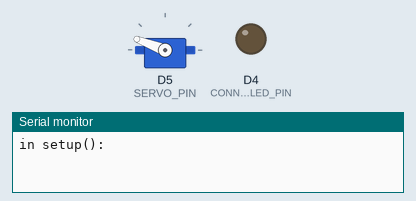
Recording of a sketch running on a simulated ESP8266 (NodeMCU). On the bench: servo, output pins drawn as LEDs (lit = HIGH), the last lines printed to the serial monitor. WiFi joins after 1.5 s; servers stay silent unless stated; uploads are accepted with an empty reply.

Above: at 1.7 s.
At 4.3 s:
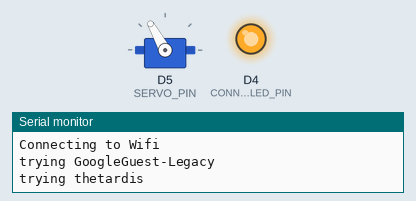
At 14.3 s:
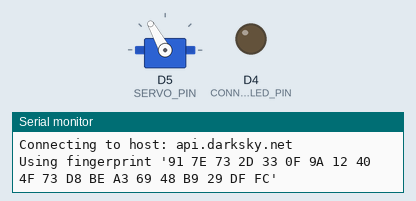
At 16.4 s:
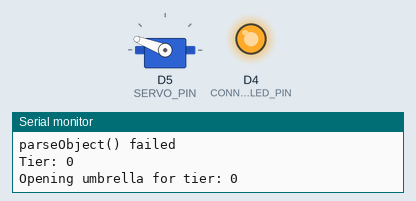
Timing chart, 0 to 17.9 s (numbered marks = the images above):
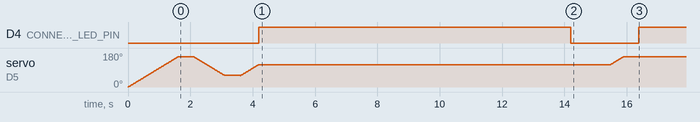

The sketch:

leaper.ino
```cpp
/* leaper
  Part of the World Weather Wayback machine project

  by Raymond Blum raygeeknyc@

  http://www.github.com/raygeeknyc/leaper
*/

#include <Servo.h>
#include <time.h>
#include <ESP8266WiFi.h>

#include <ArduinoJson.h>

// North America
float COORDINATES_NYC [] = {40.7, -74.0};
float COORDINATES_SASKATCHEWAN [] = {52.94, -106.45};
// Africa
float COORDINATES_YAOUNDE [] = {3.84, 11.5};
float COORDINATES_GABARONE [] = { -24.6, 25.9};
// South America
float COORDINATES_SANTIAGO [] = { -33.45, -70.67};
float COORDINATES_GEORGETOWN [] = {6.8, -58.156};
// Europe
float COORDINATES_BUCHAREST [] = {44.4, 26.1};
float COORDINATES_DUBLIN [] = {53.35, -6.26};
// Asia
float COORDINATES_SEOUL [] = {37.57, 126.98};
float COORDINATES_CHENNAI [] = {13.08, 80.27};
// Australia and Oceania
float COORDINATES_PERTH [] = { -31.96, 115.86};
float COORDINATES_SUVA [] = { -18.12, 178.45};

// Where this device is homed
float* HOME_COORDINATES = COORDINATES_NYC;

#define _DEFAULT_POLL_DELAY_MS 300000
long poll_delay;

#define HOST_CONNECT_RETRIES 5

#define WIFI_RETRY_MILLIS 10000

#define CONNECTION_LED_PIN 2
#define ACTION_LED_PIN LED_BUILTIN

#define SERVO_PIN 14
#define UMBRELLA_CENTER 120
#define UMBRELLA_OPEN 60
#define UMBRELLA_CLOSED 160

#define RAIN_LABEL1 "rain"
#define RAIN_LABEL2 "Rain"
#define SNOW_LABEL1 "snow"
#define SNOW_LABEL2 "Snow"
#define SLEET_LABEL1 "sleet"
#define SLEET_LABEL2 "Sleet"
#define HAIL_LABEL1 "hail"
#define HAIL_LABEL2 "Hail"
#define MOSTLY_CLOUDY_LABEL1 "Mostly Cloudy"
#define MOSTLY_CLOUDY_LABEL2 "Overcast"

#define WEATHER_CLEAR 0
#define WEATHER_CLOUDY 1
#define WEATHER_RAINING 2

#define WEATHER_CLEAR_THRESHOLD 0.2
#define WEATHER_RAINING_THRESHOLD 0.7

const char* primary_wifi_ssid     = "GoogleGuest-Legacy";
const char* primary_wifi_password = "";

const char* backup_wifi_ssid     = "thetardis";
const char* backup_wifi_password = "SETME";

const int HTTPS_PORT = 443;
const char* ziggy_host = "ziggy-214721.appspot.com";
const char* ziggy_fingerprint = "";

const char* weather_host = "api.darksky.net";
const char weather_fingerprint[] PROGMEM = "91 7E 73 2D 33 0F 9A 12 40 4F 73 D8 BE A3 69 48 B9 29 DF FC";

const char* DATETIME_LABEL = "datetime=";
const char* DELAY_LABEL = "delay=";

long target;
int weather_tier;

Servo myServo;
int currentServoPosition;

const char* WEATHER_SERVICE = "https://api.darksky.net/forecast/";
const char* WEATHER_PARAMS = "lang=en&units=si&exclude=minutely,hourly,daily,alerts,flags";
const char* WEATHER_API_KEY = "e24d598b3b345285582680e5062706b6";
                              const char* WEATHER_RESPONSE_FIELD_LABEL = "precipProbability";

void SetActionLEDOn()
{
  digitalWrite(ACTION_LED_PIN, false);
}

void SetActionLEDOff()
{
  digitalWrite(ACTION_LED_PIN, true);
}

void SetConnectionLEDOn()
{
  digitalWrite(CONNECTION_LED_PIN, false);
}

void SetConnectionLEDOff()
{
  digitalWrite(CONNECTION_LED_PIN, true);
}

void MoveServoToPosition(int position, int speed)
{
  if (position < currentServoPosition)
  {
    for (int i = currentServoPosition; i > position; i--)
    {
      myServo.write(i);
      delay(speed);
    }
  }
  else if (position > currentServoPosition)
  {
    for (int i = currentServoPosition; i < position; i++)
    {
      myServo.write(i);
      delay(speed);
    }
  }
  currentServoPosition = position;
}

void setup() {
  Serial.begin(115200);
  Serial.print("in setup(): ");

  target = 0L;
  poll_delay = _DEFAULT_POLL_DELAY_MS;
  pinMode(CONNECTION_LED_PIN, OUTPUT);
  pinMode(ACTION_LED_PIN, OUTPUT);
  myServo.attach(SERVO_PIN);
  MoveServoToPosition(UMBRELLA_CLOSED, 10);
  delay(500);
  MoveServoToPosition(UMBRELLA_OPEN, 10);
  delay(500);
  MoveServoToPosition(UMBRELLA_CENTER, 10);
  SetActionLEDOff();
  WiFi.disconnect();
  SetConnectionLEDOff();

  long delay_ms = -1;
  //delay_ms = getDelay();
  if (delay_ms > 0) {
    poll_delay = delay_ms;
  }

  weather_tier = -1;
}

char* getWeatherSummary(float COORDINATES[], long target_timestamp) {

  char url[256];
  // Example query: https://api.darksky.net/forecast/271428dae50898a27f9af234f1497b19/40.7,-84.0,1296216000?exclude=minutely,hourly,daily,alerts,flags
  sprintf(url, "/forecast/%s/%f,%f,%ld?exclude=minutely,hourly,daily,alerts,flags&units=si",
          WEATHER_API_KEY, COORDINATES[0], COORDINATES[1], target_timestamp);

  return getHttpsResponse(weather_host, weather_fingerprint, url);
}

void trySSID(const char* wifi_ssid, const char* wifi_password) {
  Serial.print("trying ");
  Serial.println(wifi_ssid);
  WiFi.begin(wifi_ssid, wifi_password);
  if (WiFi.status() == WL_CONNECTED) {
    Serial.println("WiFi connected");
    Serial.println("IP address: ");
    Serial.println(WiFi.localIP());
  }
}

void ensureWifiConnection() {
  while (WiFi.status() != WL_CONNECTED) {
    Serial.println("Connecting to Wifi");
    WiFi.mode(WIFI_STA);
    trySSID(primary_wifi_ssid, primary_wifi_password);
    if (WiFi.status() != WL_CONNECTED) {
      trySSID(backup_wifi_ssid, backup_wifi_password);
    }
    if (WiFi.status() != WL_CONNECTED) {
      delay(WIFI_RETRY_MILLIS);
    }
  }
  SetConnectionLEDOn();
}

char* getHttpsResponse(const char* host, const char* fingerprint, char* url) {
  WiFiClientSecure https_client;

  ensureWifiConnection();

  Serial.print("Connecting to host: ");
  Serial.println(host);
  if (fingerprint != 0 && strlen(fingerprint) > 0) {
    Serial.printf("Using fingerprint '%s'\n", fingerprint);
    https_client.setFingerprint(fingerprint);
  }
  https_client.setInsecure();
  bool connected = false;
  for (int i=0; i< HOST_CONNECT_RETRIES; i++) {
    if (https_client.connect(host, HTTPS_PORT)) {
      connected = true;
      break;
    }
  }
  if (! connected) {
    Serial.println("connection to host failed");
    return 0L;
  }

  Serial.print("Requesting URL: ");
  Serial.println(url);

  // This will send the request to the server
  https_client.print(String("GET ") + url + " HTTP/1.1\r\n" +
                    "Host: " + host + "\r\n" +
                    "Connection: close\r\n\r\n");

  Serial.println("request sent");
  while (https_client.connected()) {
    String line = https_client.readStringUntil('\n');
    if (line == "\r") {
      Serial.println("headers received");
      break;
    }
  }
  String response_body = https_client.readStringUntil('\n');
  Serial.print("Body: ");
  Serial.println(response_body);
  char* response_buffer = (char*)malloc(response_body.length() + 1);
  strcpy(response_buffer, response_body.c_str());
  https_client.stop();
  return response_buffer;
}

long getTargetTime() {
  // We now create a URI for the request
  char url[] = "/gettarget";
  Serial.print("Requesting URL: ");
  Serial.println(url);
  char* http_response_body;
  String response = String(http_response_body = getHttpsResponse(ziggy_host, ziggy_fingerprint, url));
  int pos;
  long timestamp = -1L;

  Serial.print("Received datetime response: '");
  Serial.print(response);
  Serial.println("'");
  if (response && (pos = response.indexOf(DATETIME_LABEL) >= 0)) {
    String timestamp_value = response.substring(pos + strlen(DATETIME_LABEL) - 1);
    timestamp = timestamp_value.toInt();
  }
  free(http_response_body );
  return timestamp;
}

int getDelay() {
  // We now create a URI for the request
  char url[] = "/getdelay";
  Serial.print("Requesting URL: ");
  Serial.println(url);
  char* http_response_body;
  String response = String(http_response_body = getHttpsResponse(ziggy_host, ziggy_fingerprint, url));
  int pos;
  int delay_ms = -1L;

  Serial.print("Received delay response: '");
  Serial.print(response);
  Serial.println("'");
  if (response && (pos = response.indexOf(DELAY_LABEL) >= 0)) {
    String delay_value = response.substring(pos + strlen(DELAY_LABEL) - 1);
    delay_ms = delay_value.toInt();
  }
  free(http_response_body );
  return delay_ms;
}

void updateUmbrella(int weather_tier) {
  SetActionLEDOn();
  Serial.print("Opening umbrella for tier: ");
  Serial.println(weather_tier);
  switch (weather_tier) {
    case WEATHER_CLEAR:
      MoveServoToPosition(UMBRELLA_CLOSED, 10);
      break;
      ;;
    case WEATHER_CLOUDY:
      MoveServoToPosition(UMBRELLA_CENTER, 10);
      break;
      ;;
    case WEATHER_RAINING:
      MoveServoToPosition(UMBRELLA_OPEN, 10);
      break;
      ;;
  }
  delay(500);
  SetActionLEDOff();
}

int getTierFor(float rain_likelihood) {
  if (rain_likelihood <= WEATHER_CLEAR_THRESHOLD) {
    return WEATHER_CLEAR;
  } else if (rain_likelihood < WEATHER_RAINING_THRESHOLD) {
    return WEATHER_CLOUDY;
  } else {
    return WEATHER_RAINING;
  }
}

int getPrecipitationFor(float COORDINATES[], long target) {

  char* weather_service_response = getWeatherSummary(COORDINATES, target);

  Serial.println(weather_service_response);

  int tier = WEATHER_CLEAR;

  DynamicJsonBuffer jsonBuffer;
  JsonObject& root = jsonBuffer.parseObject(weather_service_response);
  free(weather_service_response);

  if (!root.success()) {
    Serial.println("parseObject() failed");
    return 0L;
  }
  float probability = root["currently"]["precipProbability"];
  if (probability) {
    Serial.print("Probability: ");
    Serial.println(probability);
    tier = getTierFor(probability);

    return tier;
  }
  const char* icon = root["currently"]["icon"];
  String icon_upper = String(icon);

  if (icon && strlen(icon)) {
    // if icon contains any of the precip words - return the rainy tier
    Serial.print("Icon: ");
    Serial.println(icon);
    if (strstr(icon, RAIN_LABEL1) || strstr(icon, SNOW_LABEL1) || strstr(icon, SLEET_LABEL1) || strstr(icon, HAIL_LABEL1) ||
        strstr(icon, RAIN_LABEL2) || strstr(icon, SNOW_LABEL2) || strstr(icon, SLEET_LABEL2) || strstr(icon, HAIL_LABEL2)) {
      return WEATHER_RAINING;
    }
  }
  const char* summary = root["currently"]["summary"];
  if (summary && strlen(summary)) {
    Serial.print("Summary: ");
    Serial.println(summary);
    if (strstr(summary, RAIN_LABEL1) || strstr(summary, SNOW_LABEL1) || strstr(summary, SLEET_LABEL1) || strstr(summary, HAIL_LABEL1) ||
        strstr(summary, RAIN_LABEL2) || strstr(summary, SNOW_LABEL2) || strstr(summary, SLEET_LABEL2) || strstr(summary, HAIL_LABEL2)) {
      return WEATHER_RAINING;
    }
    if (strstr(summary, MOSTLY_CLOUDY_LABEL1) || strstr(summary, MOSTLY_CLOUDY_LABEL2)) {
      return WEATHER_CLOUDY;
    }
  }
  return tier;
}

void loop() {
  long new_target = -1l;

  //new_target = getTargetTime();

  if (new_target != target || new_target == -1l) {
    Serial.print("New target date: ");
    Serial.println(new_target);
    int new_weather_tier = getPrecipitationFor(HOME_COORDINATES, new_target);
    Serial.print("Tier: ");
    Serial.println(new_weather_tier);
    if (new_weather_tier != weather_tier) {
      weather_tier = new_weather_tier;
      updateUmbrella(weather_tier);
    }
    target = new_target;
  }
  delay(poll_delay);
}
```

Measured:
- by itself, D4 (CONNECTION_LED_PIN): HIGH → LOW at 14.2 s, → HIGH 2.2 s later
